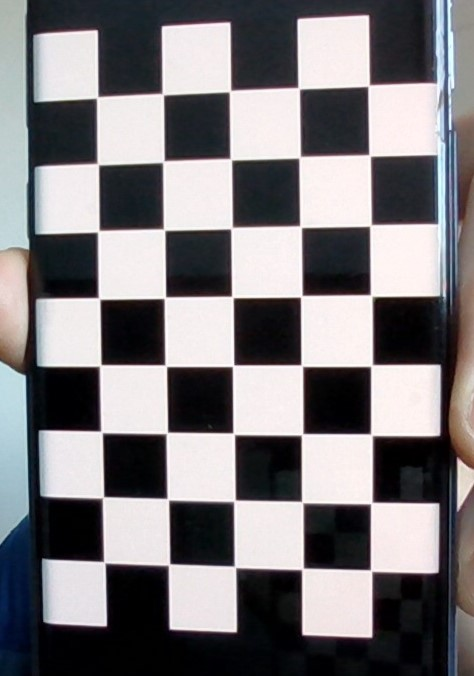
#> input picture Calibracao-Thermal-RGB/calibration/WIN_20241028_15_06_07_Pro.jpg, 474 x 676 px; its folder holds only this picture in this run
$ python Calibracao.py
#> lines starting #> are read from the running program, lines starting #| are printed output that depends on the picture; after the words box and inside, x2 and y2 are one past the last pixel; in counts of white or black regions, pixels touching at a corner belong together; long printed decimals are rounded
import cv2
import numpy as np
import glob
import os
import matplotlib.pyplot as plt

def calibrate(showPics=True):
    # Ler a imagem
#> called with showPics = True
    root = os.getcwd()
    calibrationDir = os.path.join(root, 'calibration')
    list_of_image_files = glob.glob(os.path.join(calibrationDir,'*.jpg'))
    #list_of_image_files = glob.glob('chessboard.jpg') # usado para pegar a imagem de modo individual (testes)
    if list_of_image_files is None:
        print("No images found in the directory")
        exit()

    # Parâmetros do tabuleiro de xadrez
    nRows, nCols = 6, 4
    termCriteria = (cv2.TERM_CRITERIA_EPS + cv2.TERM_CRITERIA_MAX_ITER, 30, 0.001)

    # Preparar pontos do objeto 3D
    objp = np.zeros((nRows*nCols, 3), np.float32)
    objp[:,:2] = np.mgrid[0:nRows,0:nCols].T.reshape(-1, 2)

    # Listas para armazenar pontos do objeto 3D e pontos da imagem 2D
    object_points = []
    image_points = []

    # Carregar e processar cada imagem
    for image_file in list_of_image_files:
        image = cv2.imread(image_file)
#> image is the input picture: shape (676, 474, 3); mean B, G, R 125.2, 122.3, 125.2
        gray = cv2.cvtColor(image, cv2.COLOR_BGR2GRAY)
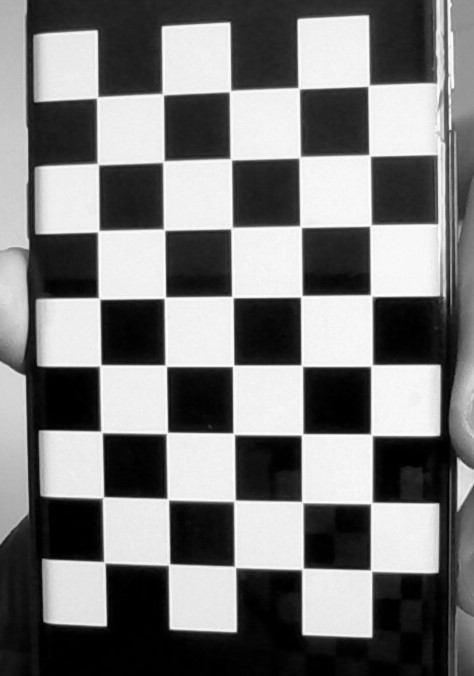
#> gray: shape (676, 474); min 0, max 254, mean 123.5
        gray = cv2.GaussianBlur(gray, (5, 5), 0)

        # Detectar cantos do tabuleiro de xadrez
        ret, corners = cv2.findChessboardCorners(image,(nRows,nCols))
#> ret = True; corners = 24 rows, first 8: [298.4, 158.4], [301.8, 227.9], [302.5, 297], [300.6, 364.5], [300.9, 435.4], [301.3, 501.2], [231.8, 160.3], [230.3, 229.3]

        # Se os cantos forem encontrados, adicione os pontos do objeto e da imagem
        if ret:
            object_points.append(objp)
            cornersRefined = cv2.cornerSubPix(gray, corners,(11,11),(-1,-1),termCriteria)
#> cornersRefined = 24 rows, first 8: [299.6, 157.3], [300.6, 226.6], [301.3, 296.3], [301.8, 365.7], [302.1, 434.5], [302.3, 502.1], [230.8, 159.3], [231.5, 228.1]
            image_points.append(cornersRefined)

            if showPics:
                # Desenhar e exibir os cantos
                cv2.drawChessboardCorners(image, (nRows,nCols), cornersRefined, ret)
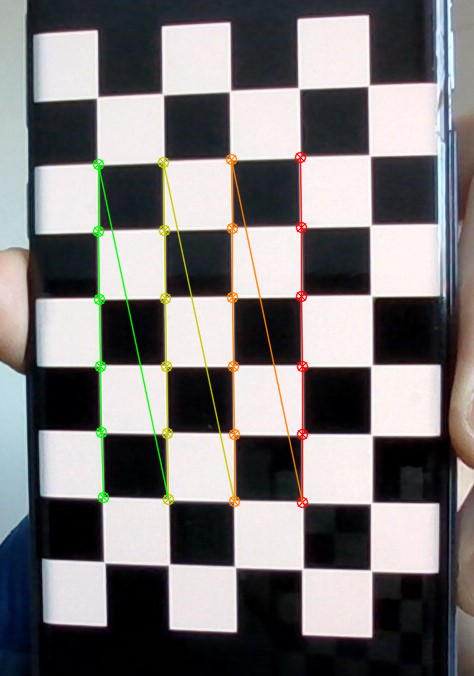
#> image: shape (676, 474, 3); 2.84% of pixels changed, all inside (x1, y1, x2, y2) = (92, 151, 309, 509)
                cv2.imshow('ChessBoard', image)
                cv2.waitKey(500)
        else:
            print('No chessboard detected for image: ', image_file)
    cv2.destroyAllWindows()

    # Calibrar a câmera
    repError, camMatrix, dist, rvecs, tvecs = cv2.calibrateCamera(object_points, image_points, gray.shape[::-1], None, None)
#> repError = 0.0546; camMatrix = [[1022.5, 0, 264.3], [0, 1012.4, 348.5], [0, 0, 1]]; dist = [[-0.224, 0.275, -0.00863, -0.0102, -6.54]]; rvecs = ([0.154, 0.102, 1.56],); tvecs = ([0.511, -2.75, 14.5],)

    print("Matriz de calibração K:\n", camMatrix)
#| Matriz de calibração K:
#|  [[1.02252268e+03 0.00000000e+00 2.64259812e+02]
#|  [0.00000000e+00 1.01239759e+03 3.48468748e+02]
#|  [0.00000000e+00 0.00000000e+00 1.00000000e+00]]
    print("Distorção:", dist.ravel())
#| Distorção: [-0.2235  0.275 -0.008631 -0.01016 -6.536]
    print("Reproj Error (pixels): {:.4f}".format(repError))
#| Reproj Error (pixels): 0.0546

    #salva os dados de calibração em um arquivo
    curFolder = os.path.dirname(os.path.abspath(__file__))
    paramPath = os.path.join(curFolder,'calibracaoUnDist.npz')
    np.savez(paramPath,
             repError=repError,
             camMatrix=camMatrix,
             dist=dist,
             rvecs=rvecs,
             tvecs=tvecs)
    return camMatrix,dist

def removeDistorcion(camMatrix,dist):
    root = os.getcwd()
    imgpath = os.path.join(root,'calibration/testeDist.jpg')
    img = cv2.imread(imgpath)

    heigth, width = img.shape[:2]

    camMatrixNew,roi = cv2.getOptimalNewCameraMatrix(camMatrix,dist,(width,heigth),1,(width,heigth))
    imgUndist = cv2.undistort(img,camMatrix,dist,None,camMatrixNew)

    # escrever linha para ver a distorçao
    cv2.line(img,(1769,103),(1780,922),(255,255,255),2)
    cv2.line(imgUndist,(1769,103),(1780,922),(255,255,255),2)
    cv2.imwrite("imgUndist.jpg", imgUndist)

    plt.figure()
    plt.subplot(121)
    plt.imshow(img)
    plt.subplot(122)
    plt.imshow(imgUndist)
    plt.show()

def runCalibration():
    calibrate(showPics=True)

def runRemoveDistortion():
    camMatrix, dist = calibrate(showPics=False)
    removeDistorcion(camMatrix,dist)

if  __name__ == "__main__":
    runCalibration()
    #runRemoveDistortion()

$ run again, on Calibracao-Thermal-RGB/calibration/WIN_20241028_15_06_17_Pro.jpg
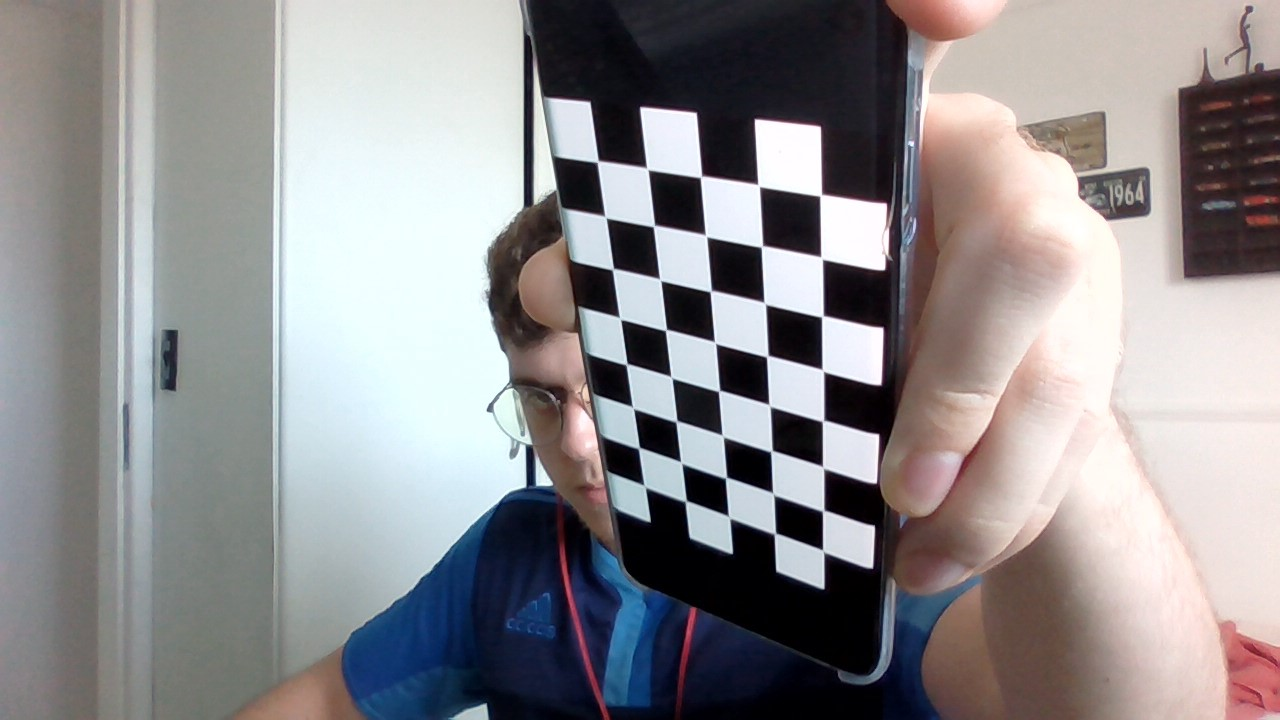
#> input picture Calibracao-Thermal-RGB/calibration/WIN_20241028_15_06_17_Pro.jpg, 1280 x 720 px
#> in calibrate, image is the input picture: shape (720, 1280, 3); mean B, G, R 143.9, 142, 144.4
#> in calibrate, `gray = cv2.cvtColor(image, cv2.COLOR_BGR2GRAY)`:
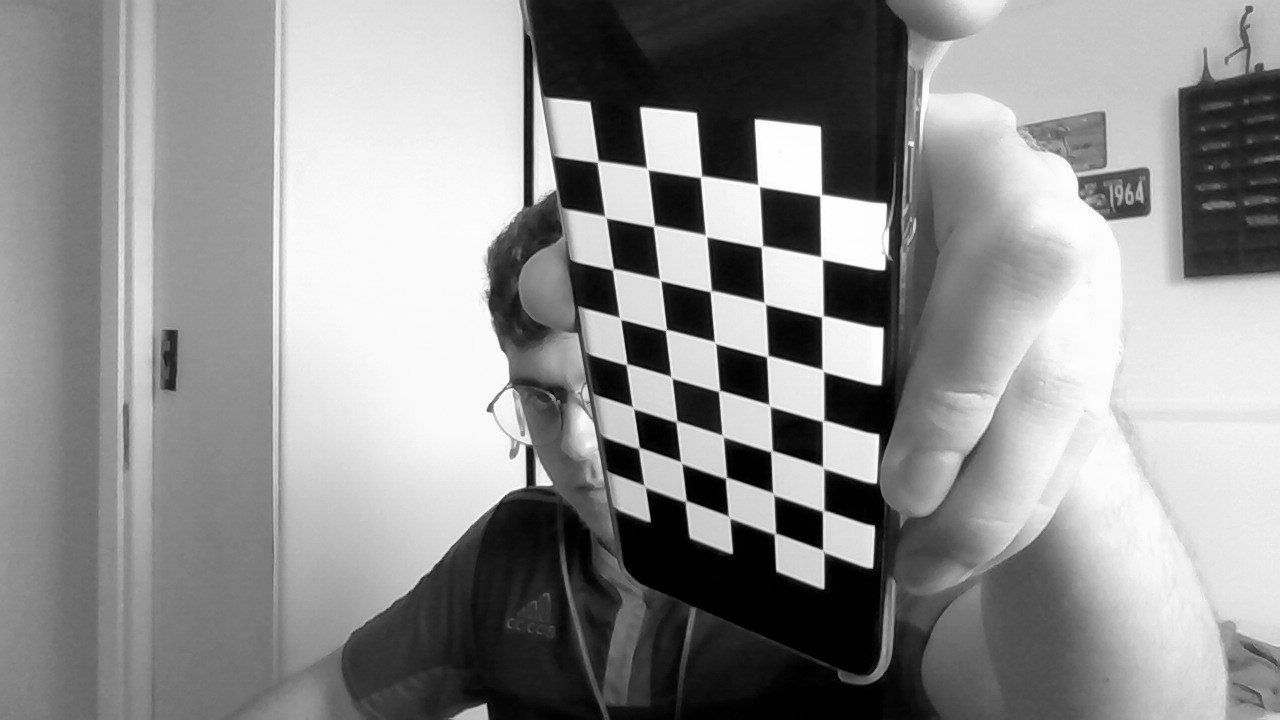
#> gray: shape (720, 1280); min 0, max 255, mean 142.9
#> ret = True; corners = 24 rows, first 8: [639.7, 447.3], [633.4, 408.7], [626.7, 364.2], [624, 322], [615, 266], [610, 221], [680.4, 461.4], [676.8, 420.6]
#> cornersRefined = 24 rows, first 8: [638.9, 448], [632.9, 407.6], [626.6, 364.3], [620.1, 318.4], [612.8, 269.1], [605.4, 217], [681.2, 462.7], [676.3, 421.4]
#> in calibrate, `cv2.drawChessboardCorners(image, (nRows,nCols), cornersRefined, ret)`:
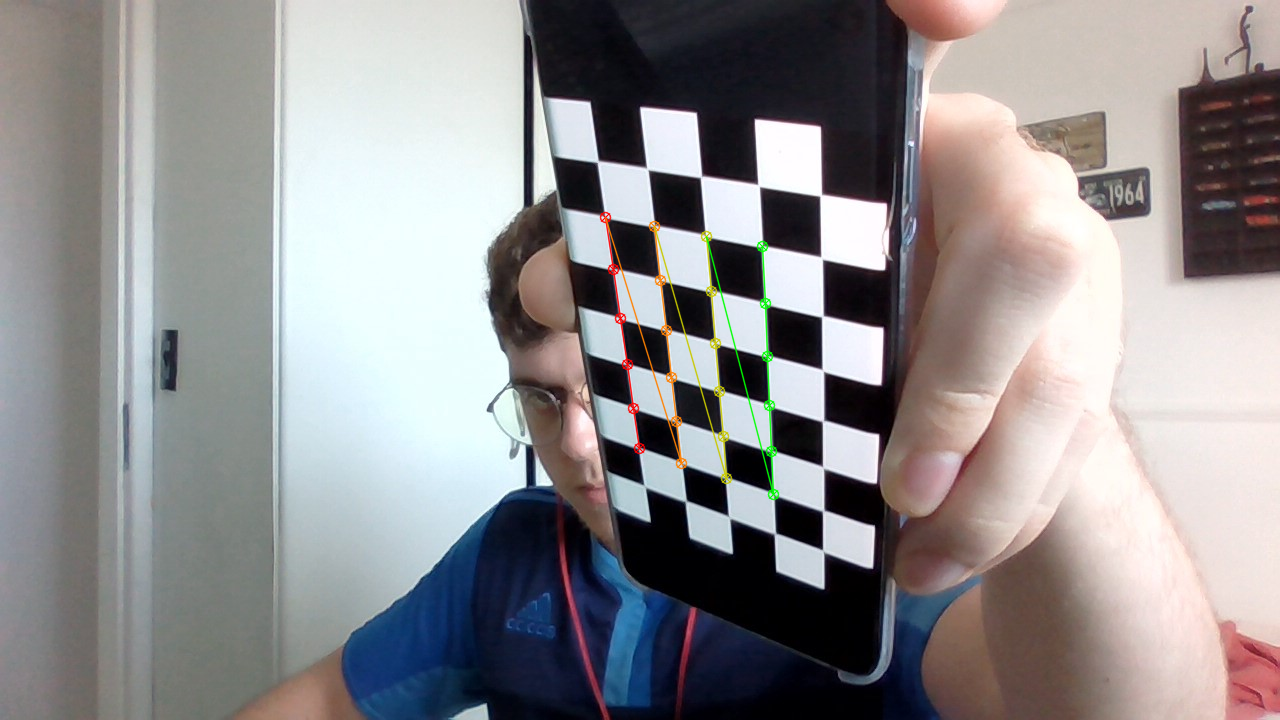
#> image: shape (720, 1280, 3); 0.77% of pixels changed, all inside (x1, y1, x2, y2) = (599, 211, 780, 501)
#> repError = 0.0899; camMatrix = [[975.2, 0, 581.1], [0, 993.5, 401.6], [0, 0, 1]]; dist = [[0.0695, -8.43, -0.0118, 0.0187, 73.09]]; rvecs = ([-0.0187, 1.02, -1.39],); tvecs = ([1.16, 0.918, 19.61],)
#| Matriz de calibração K:
#|  [[975.217   0.         581.103]
#|  [  0.         993.525 401.590]
#|  [  0.           0.           1.        ]]
#| Distorção: [ 6.95336734e-02 -8.43379951e+00 -1.18298002e-02  1.87292444e-02
#|   7.30947706e+01]
#| Reproj Error (pixels): 0.0899

$ run again, on Calibracao-Thermal-RGB/calibration/WIN_20241028_15_10_56_Pro.jpg
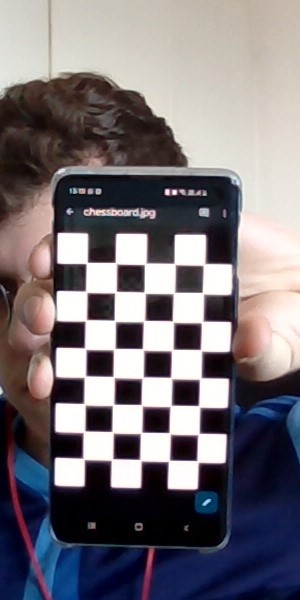
#> input picture Calibracao-Thermal-RGB/calibration/WIN_20241028_15_10_56_Pro.jpg, 300 x 600 px
#> in calibrate, image is the input picture: shape (600, 300, 3); mean B, G, R 120.4, 114.9, 120.9
#> in calibrate, `gray = cv2.cvtColor(image, cv2.COLOR_BGR2GRAY)`:
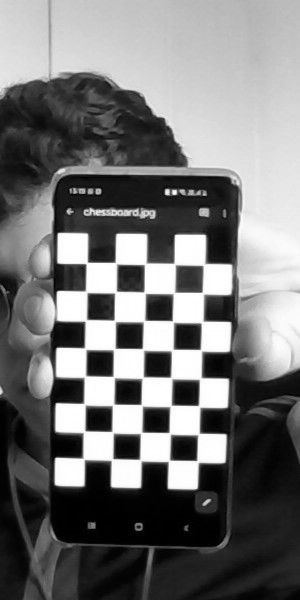
#> gray: shape (600, 300); min 0, max 255, mean 117.3
#> ret = True; corners = 24 rows, first 8: [172.9, 293.8], [172.3, 320.9], [170.9, 351.5], [172.5, 377], [169.5, 405.5], [169.5, 434.5], [143.5, 291.7], [145.2, 320.2]
#> cornersRefined = 24 rows, first 8: [173.6, 293.3], [173, 321.6], [172.2, 350.1], [171.3, 378], [170.6, 405.8], [169.6, 433.4], [144.8, 292.7], [144, 321.1]
#> in calibrate, `cv2.drawChessboardCorners(image, (nRows,nCols), cornersRefined, ret)`:
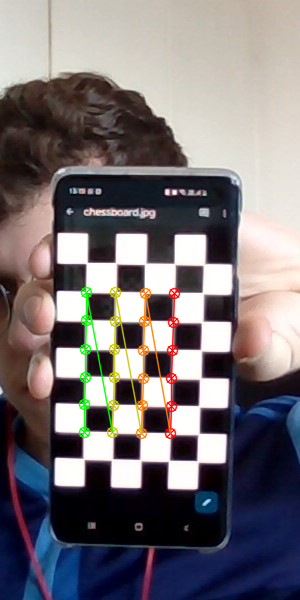
#> image: shape (600, 300, 3); 2.67% of pixels changed, all inside (x1, y1, x2, y2) = (78, 286, 181, 440)
#> repError = 0.103; camMatrix = [[4103.7, 0, 106.5], [0, 3953.7, 279.2], [0, 0, 1]]; dist = [[-23, 4189, 0.0533, 0.0333, 4495.4]]; rvecs = ([0.122, 0.179, 1.58],); tvecs = ([2.27, 0.487, 138],)
#| Matriz de calibração K:
#|  [[4.10373356e+03 0.00000000e+00 1.06484661e+02]
#|  [0.00000000e+00 3.95370855e+03 2.79221455e+02]
#|  [0.00000000e+00 0.00000000e+00 1.00000000e+00]]
#| Distorção: [-2.29970495e+01  4.18900768e+03  5.33084936e-02  3.32550758e-02
#|   4.49540440e+03]
#| Reproj Error (pixels): 0.1029

$ run again, on Calibracao-Thermal-RGB/calibration/WIN_20241028_15_06_09_Pro.jpg
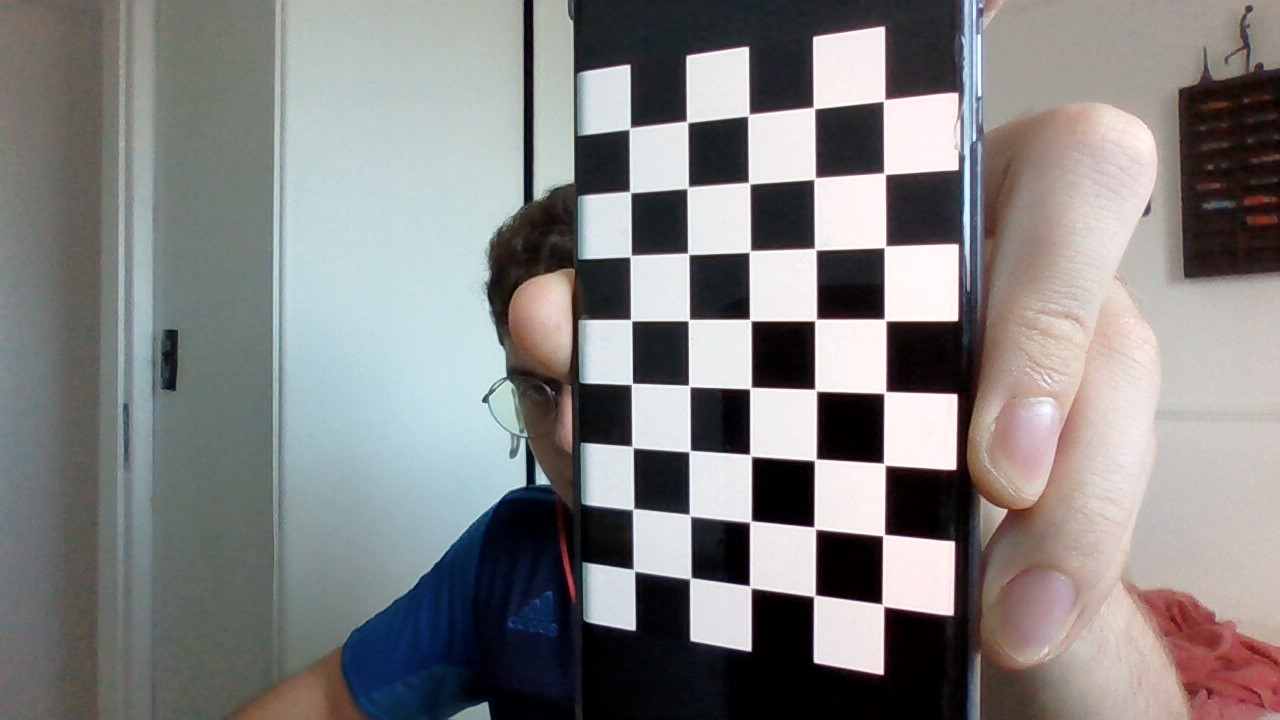
#> input picture Calibracao-Thermal-RGB/calibration/WIN_20241028_15_06_09_Pro.jpg, 1280 x 720 px
#> in calibrate, image is the input picture: shape (720, 1280, 3); mean B, G, R 130.2, 130.2, 131.3
#> in calibrate, `gray = cv2.cvtColor(image, cv2.COLOR_BGR2GRAY)`:
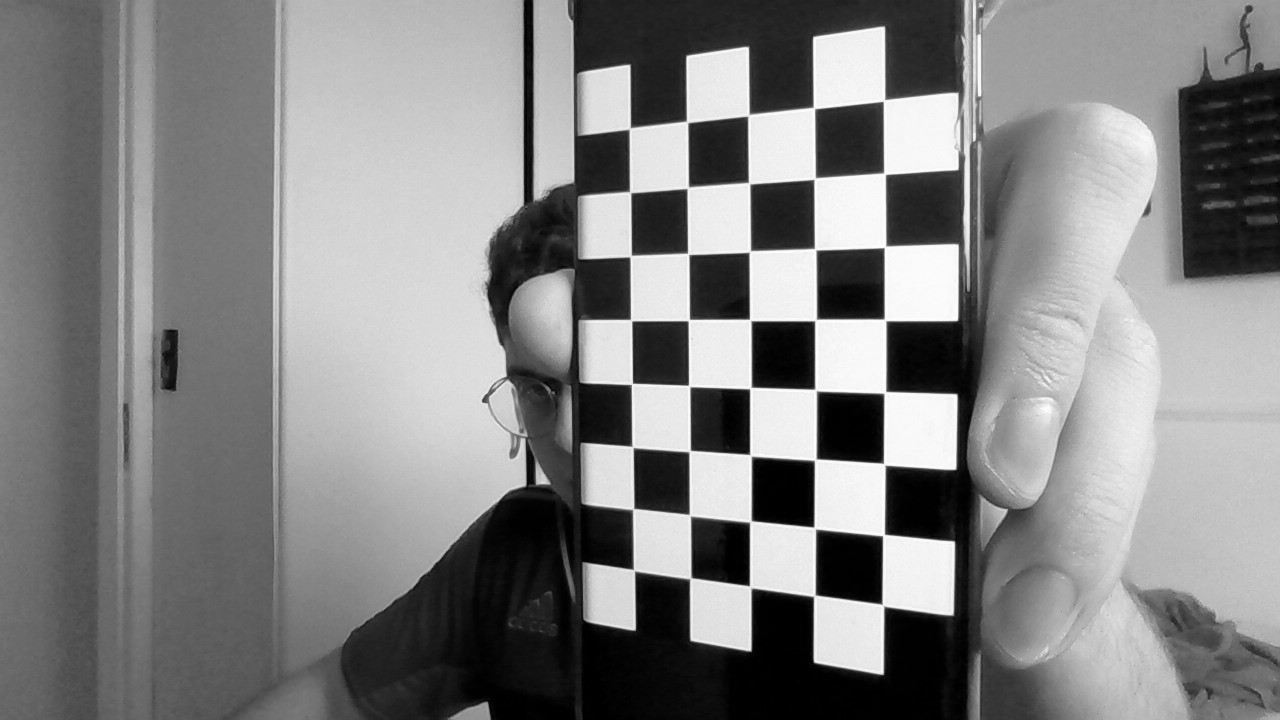
#> gray: shape (720, 1280); min 0, max 255, mean 130.5
#> ret = True; corners = 24 rows, first 8: [814, 179.6], [815.8, 249.9], [814.6, 320.9], [814.6, 389], [816.2, 458.8], [813.7, 526.9], [749.6, 183.8], [749, 252.5]
#> cornersRefined = 24 rows, first 8: [814.5, 178.6], [815.3, 249.2], [815.5, 320], [815.6, 390.1], [815.2, 459.7], [814.7, 527.9], [749.2, 183.2], [749.7, 251.5]
#> in calibrate, `cv2.drawChessboardCorners(image, (nRows,nCols), cornersRefined, ret)`:
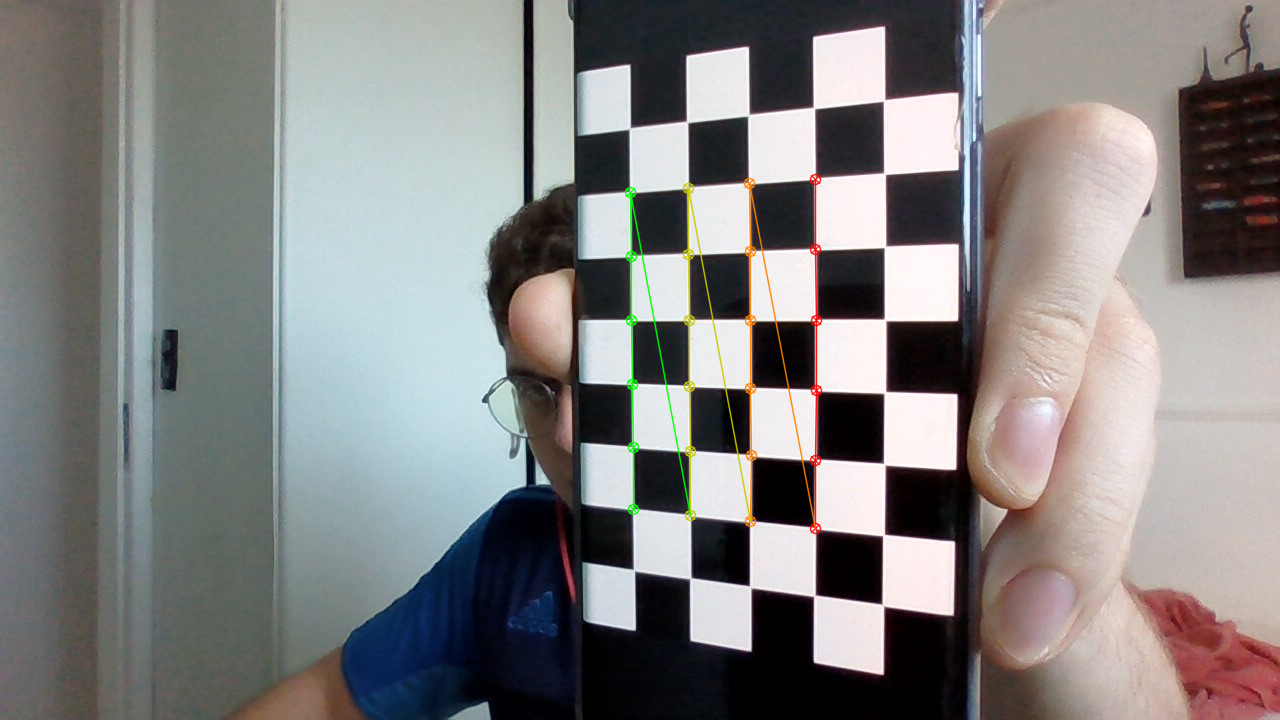
#> image: shape (720, 1280, 3); 0.97% of pixels changed, all inside (x1, y1, x2, y2) = (624, 173, 823, 535)
#> repError = 0.0602; camMatrix = [[970.4, 0, 640.1], [0, 965, 340.6], [0, 0, 1]]; dist = [[-0.196, -0.81, -0.0047, 0.0051, 10.12]]; rvecs = ([0.433, 0.375, 1.53],); tvecs = ([2.45, -2.29, 13.54],)
#| Matriz de calibração K:
#|  [[970.408   0.         640.097]
#|  [  0.         965.002 340.604 ]
#|  [  0.           0.           1.        ]]
#| Distorção: [-1.96025596e-01 -8.09957483e-01 -4.70451416e-03  5.10225548e-03
#|   1.01163263e+01]
#| Reproj Error (pixels): 0.0602
